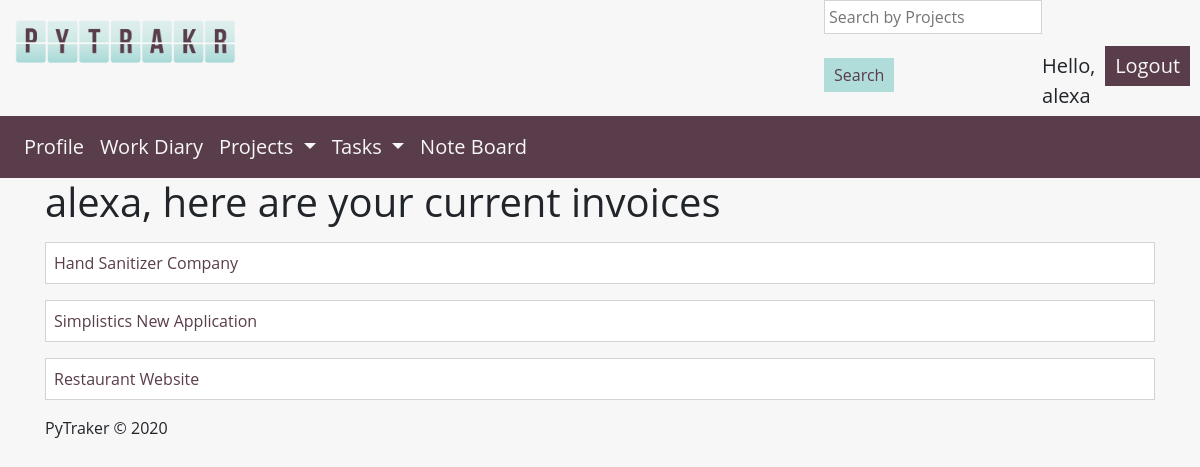
/PyTraker/list_invoices/ (signed in), run on an earlier commit of the app's database.
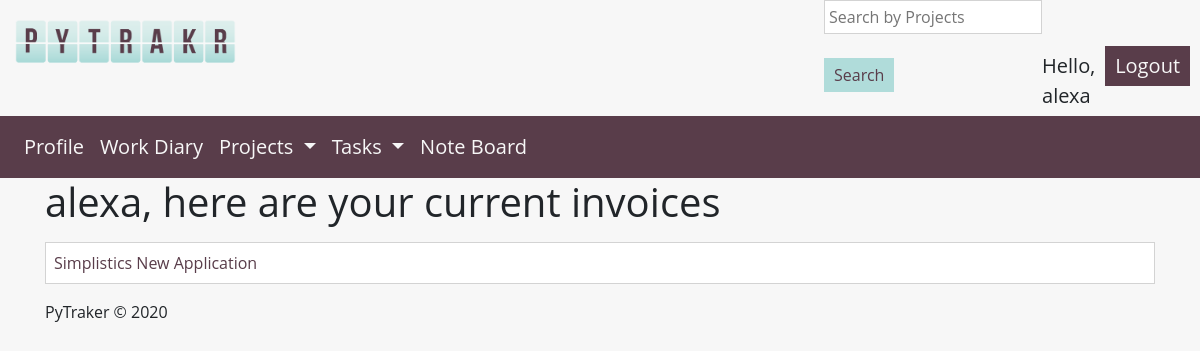
And on a later commit of the database.
### PyTraker/models.py (models this page shows, shortened)
class Invoices(models.Model):
    userID = models.ForeignKey(User, on_delete=models.CASCADE)
    projectID = models.ForeignKey(Projects, on_delete=models.CASCADE)
    dateCreated = models.DateTimeField()
    dueDate = models.DateTimeField()

class Projects(models.Model):
    name = models.CharField(max_length=50)
    description = models.TextField(max_length=250)
    clientID = models.ForeignKey(Clients, on_delete=models.CASCADE)
    payRate = models.IntegerField()
    startDate = models.DateTimeField()
    dueDate = models.DateTimeField()

### PyTraker/views.py (the view)
# urls.py: path("PyTraker/list_invoices/", views.invoice_list, name="list_invoices"),
@login_required
def invoice_list(request):
    all_invoices = Invoices.objects.order_by("-dateCreated")
    context = {"all_invoices": all_invoices}
    return render(request, "PyTraker/list_invoice.html", context)

### PyTraker/templates/PyTraker/list_invoice.html
{% extends "PyTraker/header.html" %}
{% block content %}
<h1>{{ user }}, here are your current invoices</h1>
{% if all_invoices %}
    <div class="list">
    {% for invoice in all_invoices %}
        <p class="list-item"><a href="/PyTraker/invoice/{{ invoice.projectID_id }}" class="">{{ invoice.projectID.name }}</a></p>
    {% endfor %}
</div>
{% else %}
<p> You don't have any invoices yet</p>
{% endif %}
{% endblock %}

What changed in the data, as far as the page shows it:
removed Invoices: projectID.name "Hand Sanitizer Company"
removed Invoices: projectID.name "Restaurant Website"
